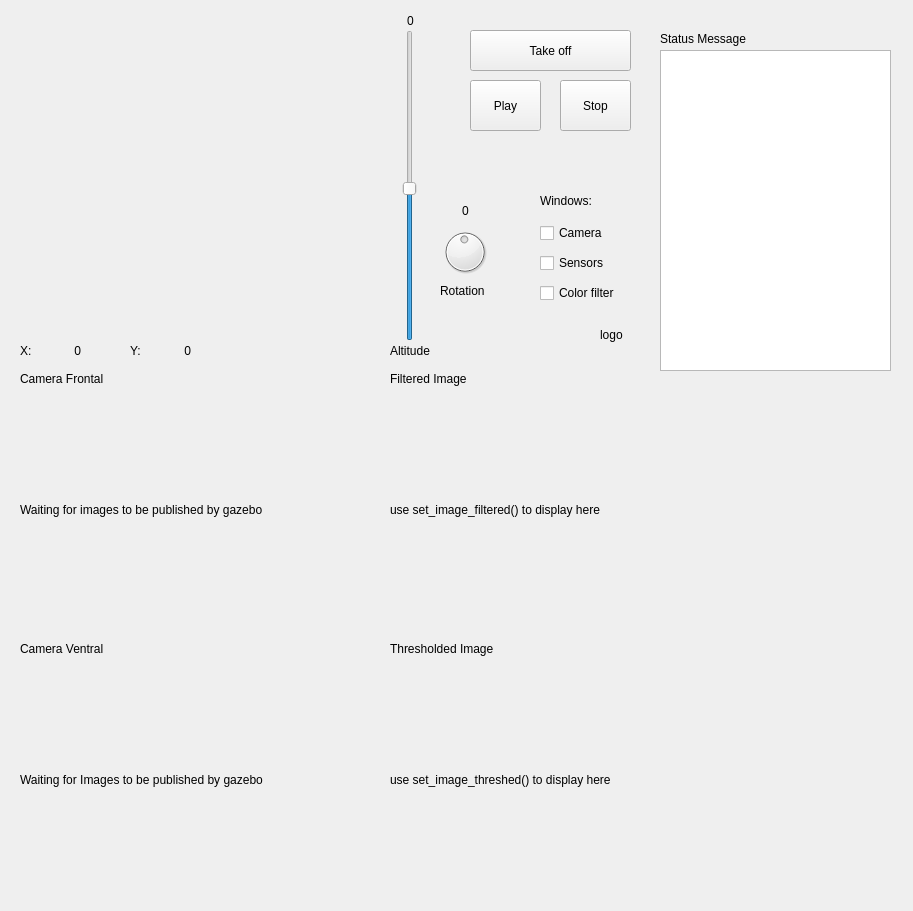
<?xml version="1.0" encoding="UTF-8"?>
<ui version="4.0">
 <class>MainWindow</class>
 <widget class="QWidget" name="MainWindow">
  <property name="geometry">
   <rect>
    <x>0</x>
    <y>0</y>
    <width>913</width>
    <height>911</height>
   </rect>
  </property>
  <property name="minimumSize">
   <size>
    <width>660</width>
    <height>370</height>
   </size>
  </property>
  <property name="maximumSize">
   <size>
    <width>1000</width>
    <height>1000</height>
   </size>
  </property>
  <property name="windowTitle">
   <string>Follow Road</string>
  </property>
  <widget class="QWidget" name="centralwidget" native="true">
   <property name="geometry">
    <rect>
     <x>0</x>
     <y>0</y>
     <width>651</width>
     <height>361</height>
    </rect>
   </property>
   <widget class="QPushButton" name="takeoffButton">
    <property name="geometry">
     <rect>
      <x>470</x>
      <y>30</y>
      <width>161</width>
      <height>41</height>
     </rect>
    </property>
    <property name="text">
     <string>Take off</string>
    </property>
   </widget>
   <widget class="QSlider" name="altdSlider">
    <property name="geometry">
     <rect>
      <x>400</x>
      <y>30</y>
      <width>19</width>
      <height>311</height>
     </rect>
    </property>
    <property name="maximum">
     <number>100</number>
    </property>
    <property name="value">
     <number>49</number>
    </property>
    <property name="orientation">
     <enum>Qt::Vertical</enum>
    </property>
   </widget>
   <widget class="QPushButton" name="playButton">
    <property name="geometry">
     <rect>
      <x>470</x>
      <y>80</y>
      <width>71</width>
      <height>51</height>
     </rect>
    </property>
    <property name="text">
     <string>Play</string>
    </property>
    <property name="icon">
     <iconset>
      <normaloff>play.png</normaloff>play.png</iconset>
    </property>
   </widget>
   <widget class="QPushButton" name="stopButton">
    <property name="geometry">
     <rect>
      <x>560</x>
      <y>80</y>
      <width>71</width>
      <height>51</height>
     </rect>
    </property>
    <property name="text">
     <string>Stop</string>
    </property>
    <property name="icon">
     <iconset>
      <normaloff>stop.png</normaloff>stop.png</iconset>
    </property>
   </widget>
   <widget class="QLabel" name="windowsLabel">
    <property name="geometry">
     <rect>
      <x>540</x>
      <y>190</y>
      <width>71</width>
      <height>21</height>
     </rect>
    </property>
    <property name="text">
     <string>Windows:</string>
    </property>
   </widget>
   <widget class="QCheckBox" name="cameraCheck">
    <property name="geometry">
     <rect>
      <x>540</x>
      <y>220</y>
      <width>94</width>
      <height>26</height>
     </rect>
    </property>
    <property name="text">
     <string>Camera</string>
    </property>
   </widget>
   <widget class="QCheckBox" name="sensorsCheck">
    <property name="geometry">
     <rect>
      <x>540</x>
      <y>250</y>
      <width>94</width>
      <height>26</height>
     </rect>
    </property>
    <property name="text">
     <string>Sensors</string>
    </property>
   </widget>
   <widget class="QCheckBox" name="colorFilterCheck">
    <property name="geometry">
     <rect>
      <x>540</x>
      <y>280</y>
      <width>101</width>
      <height>26</height>
     </rect>
    </property>
    <property name="text">
     <string>Color filter</string>
    </property>
   </widget>
   <widget class="QLabel" name="altdLabel">
    <property name="geometry">
     <rect>
      <x>390</x>
      <y>340</y>
      <width>61</width>
      <height>21</height>
     </rect>
    </property>
    <property name="text">
     <string>Altitude</string>
    </property>
   </widget>
   <widget class="QWidget" name="verticalLayoutWidget">
    <property name="geometry">
     <rect>
      <x>20</x>
      <y>30</y>
      <width>361</width>
      <height>301</height>
     </rect>
    </property>
    <layout class="QVBoxLayout" name="tlLayout"/>
   </widget>
   <widget class="QDial" name="rotationDial">
    <property name="geometry">
     <rect>
      <x>440</x>
      <y>220</y>
      <width>50</width>
      <height>64</height>
     </rect>
    </property>
    <property name="maximum">
     <number>100</number>
    </property>
    <property name="value">
     <number>49</number>
    </property>
   </widget>
   <widget class="QLabel" name="rotationLabel">
    <property name="geometry">
     <rect>
      <x>440</x>
      <y>280</y>
      <width>65</width>
      <height>21</height>
     </rect>
    </property>
    <property name="text">
     <string>Rotation</string>
    </property>
   </widget>
   <widget class="QLabel" name="XLabel">
    <property name="geometry">
     <rect>
      <x>20</x>
      <y>340</y>
      <width>21</width>
      <height>21</height>
     </rect>
    </property>
    <property name="text">
     <string>X:</string>
    </property>
   </widget>
   <widget class="QLabel" name="YLabel">
    <property name="geometry">
     <rect>
      <x>130</x>
      <y>340</y>
      <width>21</width>
      <height>21</height>
     </rect>
    </property>
    <property name="text">
     <string>Y:</string>
    </property>
   </widget>
   <widget class="QLabel" name="XValue">
    <property name="geometry">
     <rect>
      <x>40</x>
      <y>340</y>
      <width>41</width>
      <height>21</height>
     </rect>
    </property>
    <property name="text">
     <string>0</string>
    </property>
    <property name="alignment">
     <set>Qt::AlignRight|Qt::AlignTrailing|Qt::AlignVCenter</set>
    </property>
   </widget>
   <widget class="QLabel" name="YValue">
    <property name="geometry">
     <rect>
      <x>150</x>
      <y>340</y>
      <width>41</width>
      <height>21</height>
     </rect>
    </property>
    <property name="text">
     <string>0</string>
    </property>
    <property name="alignment">
     <set>Qt::AlignRight|Qt::AlignTrailing|Qt::AlignVCenter</set>
    </property>
   </widget>
   <widget class="QLabel" name="altdValue">
    <property name="geometry">
     <rect>
      <x>390</x>
      <y>10</y>
      <width>41</width>
      <height>21</height>
     </rect>
    </property>
    <property name="text">
     <string>0</string>
    </property>
    <property name="alignment">
     <set>Qt::AlignCenter</set>
    </property>
   </widget>
   <widget class="QLabel" name="rotValue">
    <property name="geometry">
     <rect>
      <x>445</x>
      <y>200</y>
      <width>41</width>
      <height>21</height>
     </rect>
    </property>
    <property name="text">
     <string>0</string>
    </property>
    <property name="alignment">
     <set>Qt::AlignCenter</set>
    </property>
   </widget>
   <widget class="QLabel" name="img_logo">
    <property name="geometry">
     <rect>
      <x>600</x>
      <y>310</y>
      <width>50</width>
      <height>50</height>
     </rect>
    </property>
    <property name="text">
     <string>logo</string>
    </property>
   </widget>
  </widget>
  <widget class="QLabel" name="label">
   <property name="geometry">
    <rect>
     <x>20</x>
     <y>370</y>
     <width>111</width>
     <height>17</height>
    </rect>
   </property>
   <property name="text">
    <string>Camera Frontal</string>
   </property>
  </widget>
  <widget class="QLabel" name="label_2">
   <property name="geometry">
    <rect>
     <x>20</x>
     <y>640</y>
     <width>111</width>
     <height>17</height>
    </rect>
   </property>
   <property name="text">
    <string>Camera Ventral</string>
   </property>
  </widget>
  <widget class="QLabel" name="label_3">
   <property name="geometry">
    <rect>
     <x>390</x>
     <y>370</y>
     <width>111</width>
     <height>17</height>
    </rect>
   </property>
   <property name="text">
    <string>Filtered Image</string>
   </property>
  </widget>
  <widget class="QLabel" name="label_4">
   <property name="geometry">
    <rect>
     <x>390</x>
     <y>640</y>
     <width>131</width>
     <height>17</height>
    </rect>
   </property>
   <property name="text">
    <string>Thresholded Image</string>
   </property>
  </widget>
  <widget class="QLabel" name="img_frontal">
   <property name="geometry">
    <rect>
     <x>20</x>
     <y>390</y>
     <width>320</width>
     <height>240</height>
    </rect>
   </property>
   <property name="text">
    <string>Waiting for images to be published by gazebo</string>
   </property>
  </widget>
  <widget class="QLabel" name="img_ventral">
   <property name="geometry">
    <rect>
     <x>20</x>
     <y>660</y>
     <width>320</width>
     <height>240</height>
    </rect>
   </property>
   <property name="text">
    <string>Waiting for Images to be published by gazebo</string>
   </property>
  </widget>
  <widget class="QLabel" name="img_filtered">
   <property name="geometry">
    <rect>
     <x>390</x>
     <y>390</y>
     <width>320</width>
     <height>240</height>
    </rect>
   </property>
   <property name="text">
    <string>use set_image_filtered() to display here</string>
   </property>
  </widget>
  <widget class="QLabel" name="img_threshed">
   <property name="geometry">
    <rect>
     <x>390</x>
     <y>660</y>
     <width>320</width>
     <height>240</height>
    </rect>
   </property>
   <property name="text">
    <string>use set_image_threshed() to display here</string>
   </property>
  </widget>
  <widget class="QTextEdit" name="term_out">
   <property name="geometry">
    <rect>
     <x>660</x>
     <y>50</y>
     <width>231</width>
     <height>321</height>
    </rect>
   </property>
  </widget>
  <widget class="QLabel" name="label_5">
   <property name="geometry">
    <rect>
     <x>660</x>
     <y>30</y>
     <width>111</width>
     <height>17</height>
    </rect>
   </property>
   <property name="text">
    <string>Status Message</string>
   </property>
  </widget>
 </widget>
 <resources/>
 <connections/>
</ui>
